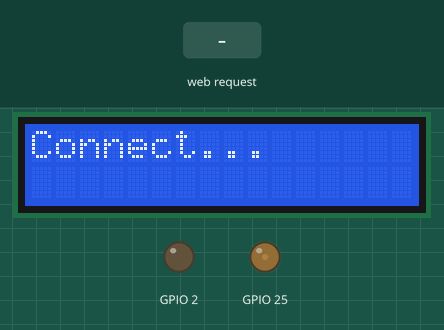
The sketch below on a simulated ESP32. On the bench: 16×2 character LCD, output pins drawn as LEDs (lit = HIGH). The inputs (shaded band) are chosen by the test bench. WiFi joins after 1.5 s; servers stay silent unless stated; the local clock reads 2024-03-15 10:24:30 at power-on unless the sketch sets it; what the sketch prints to the serial monitor is not drawn.

Above: at 1.1 s.
At 3.8 s:
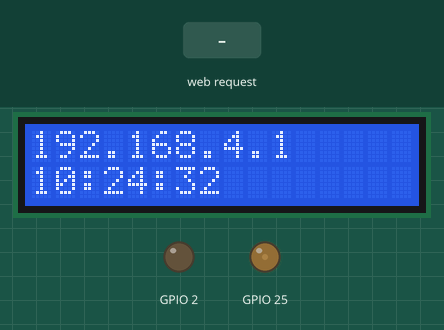
3.9 s: HTTP request GET /Light1_on received
At 4.9 s:
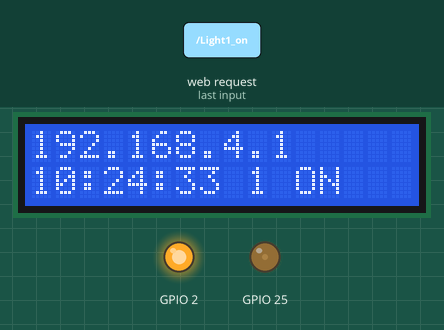
5.4 s: HTTP request GET /Light1_off received
At 6.0 s:
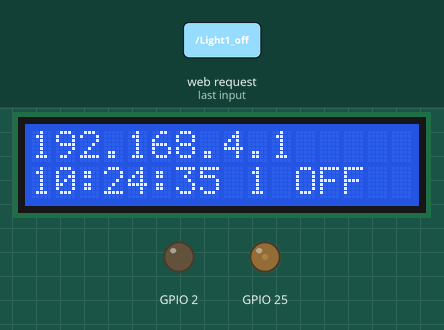
Timing chart, 0 to 8.4 s (numbered marks = the images above; inputs shaded):
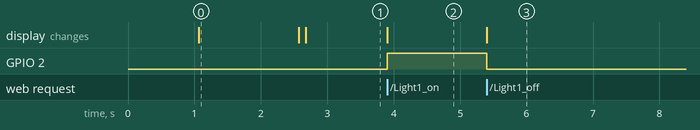

Measured:
- after the input at 3.9 s, GPIO 2: LOW → HIGH at once; the display: changes at once (image 2)
- after the input at 5.4 s, GPIO 2: HIGH → LOW at once; the display: changes at once (image 3)
- what the display in image 0 shows lasts 1.5 s, from 1.1 s to 2.6 s

The sketch:

lightControlFinal.ino
```cpp
#include <Servo.h>

#include <WiFi.h>
#include <WiFiClient.h>
#include <WiFiServer.h>
#include <WebServer.h>

#include <LiquidCrystal.h>

//定义led1602引脚
const int rs = 22, rw = 23, e = 32, d4 = 5, d5 = 4, d6 = 18, d7 = 19;
LiquidCrystal lcd(rs, rw, e, d4, d5, d6, d7);

//阿里云网络
#define NTP1  "ntp1.aliyun.com"
#define NTP2  "ntp2.aliyun.com"
#define NTP3  "ntp3.aliyun.com"

//定义所连接的WIFI名称和密码
const char* wifi_network_ssid = "ChinaNet-WUSs";
const char* wifi_network_password = "20001208";

//定义自身的WIFI名称和密码
const char *soft_ap_ssid = "ESP32-WiFi";
const char *soft_ap_password = "12345678";

//定义webserver的端口
WebServer server(80);

//HTML页面
String HTML = "<!DOCTYPE html>\
<html>\
<body>\
<meta charset = \"utf-8\">\
<style> html{text-align:center;}</style>\
<h1>ESP32 Light Control</h1>\
<h2>Light 1 (left)</h2>\
<p><a href =\"/Light1_on\"><button>ON</button></a>   <a href =\"/Light1_off\"><button>OFF</button></a></p>\
<h2>Light 2 (right)</h2>\
<p><a href =\"/Light2_on\"><button>ON</button></a>   <a href =\"/Light2_off\"><button>OFF</button></a></p>\
</body>\
</html>";

//获取时间的函数
void setClock() {

  struct tm timeinfo;
    if (!getLocalTime(&timeinfo)){
      //如果获取失败，就开启联网模式，获取时间
      Serial.println("Failed to obtain time");
      WiFi.disconnect(false);
      WiFi.mode(WIFI_MODE_APSTA);//开启网络
      WiFi.begin(wifi_network_ssid, wifi_network_password);
      while (WiFi.status() != WL_CONNECTED){
        delay(500);
        Serial.print(".");
      }
      configTime(8 * 3600, 0, NTP1, NTP2,NTP3);
      return;
    }
    Serial.println();
    Serial.println(&timeinfo, "%T"); // 格式化输出:2021-10-24 23:00:44 Sunday
    lcd.setCursor(0,1);//光标移至第二行第一位
    lcd.print(&timeinfo, "%T");//倒计时
//    Serial.println(&timeinfo, "%F %T %A"); // 格式化输出:2021-10-24 23:00:44 Sunday
//    Serial.print(asctime(&timeinfo));//默认打印格式：Mon Oct 25 11:13:29 2021
//    WiFi.disconnect(true);
}

void setup() {
  Serial.begin(115200);

  pinMode(2, OUTPUT);

  ledcSetup(8, 1000, 10);  //设置LEDC通道8频率为1000Hz，分辨率为10位，即占空比可选0~1024
  ledcAttachPin(25, 8);//pin25输出ledc PWM，与led1602的V0连接
  ledcWrite(8,120);//占空比为120，会影响显示的对比度
  lcd.begin(16, 2);//led1602尺寸
  delay(1000);
  lcd.clear();

  WiFi.mode(WIFI_MODE_APSTA);
  WiFi.softAP(soft_ap_ssid, soft_ap_password);
  WiFi.begin(wifi_network_ssid, wifi_network_password);

  Serial.print("Connect to WiFi");
  lcd.print("Connect...");

  while (WiFi.status()!= WL_CONNECTED) {
    delay(500);
    Serial.print(".");
  }

  Serial.println();
  Serial.print("AP address: ");
  Serial.println(WiFi.softAPIP());
  lcd.clear();
  lcd.print(WiFi.softAPIP());
  Serial.print("STA connected IP address: ");
  Serial.println(WiFi.localIP());

  //html处理与函数对应
  server.on("/", handle_root);
  server.on("/Light1_on", handle_light1_on);
  server.on("/Light1_off", handle_light1_off);
  server.on("/Light2_on", handle_light2_on);
  server.on("/Light2_off", handle_light2_off);

  //网络webserver启动
  server.begin();
  Serial.println("HTTP server started!");
  delay(100);

  // 从网络时间服务器上获取并设置时间，获取成功后芯片会使用RTC时钟保持时间的更新
  configTime(8 * 3600, 0, NTP1, NTP2, NTP3);
  setClock();
}

void loop() {
  server.handleClient();
}

//HTML发送函数
void handle_root() {
  server.send(200, "text/html", HTML);
}
void handle_light1_on(){
//  lightServo1.write(0);
  Serial.println("Light 1 ON");
  digitalWrite(2, HIGH);
  setClock();
  lcd.print(" 1 ON ");
  server.send(200, "text/html", HTML);
}
void handle_light1_off(){
//  lightServo1.write(0);
  Serial.println("Light 1 OFF");
  digitalWrite(2, LOW);
  setClock();
  lcd.print(" 1 OFF");
  server.send(200, "text/html", HTML);
}
void handle_light2_on(){
//  lightServo2.write(0);
  Serial.println("Light 2 ON");
  setClock();
  server.send(200, "text/html", HTML);
}
void handle_light2_off(){
//  lightServo2.write(0);
  Serial.println("Light 2 OFF");
  setClock();
  server.send(200, "text/html", HTML);
}
```
